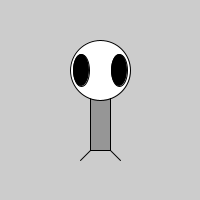
Frame 1 (no input)
Frame 60 (the mouse pressed at the canvas centre just before this capture): identical to frame 1, image omitted
Frame 120 (the mouse held since frame 60 and released just before this capture): identical to frame 1, image omitted

The Processing sketch that drew this single still picture (run headless with seeded random() and noise(); from frame 60 on, the mouse is pressed at the canvas centre):

// Processing sketch: sketch_12_creature_drawing
// ── sketch_12_creature_drawing.pde
void setup() {

  // Zog the Alien
  size(200, 200);
  ellipseMode(CENTER);
  rectMode(CENTER);
  stroke(0);
  fill(150);

  rect(100, 100, 20, 100);

  fill(255);
  ellipse(100, 70, 60, 60);

  fill(0);
  ellipse(81, 70, 16, 32);
  ellipse(119, 70, 16, 32);

  stroke(0);
  line(90, 150, 80, 160);
  line(110, 150, 120, 160);
  
  println("Zog: Take me to your leader!");
}

void draw() {
}
